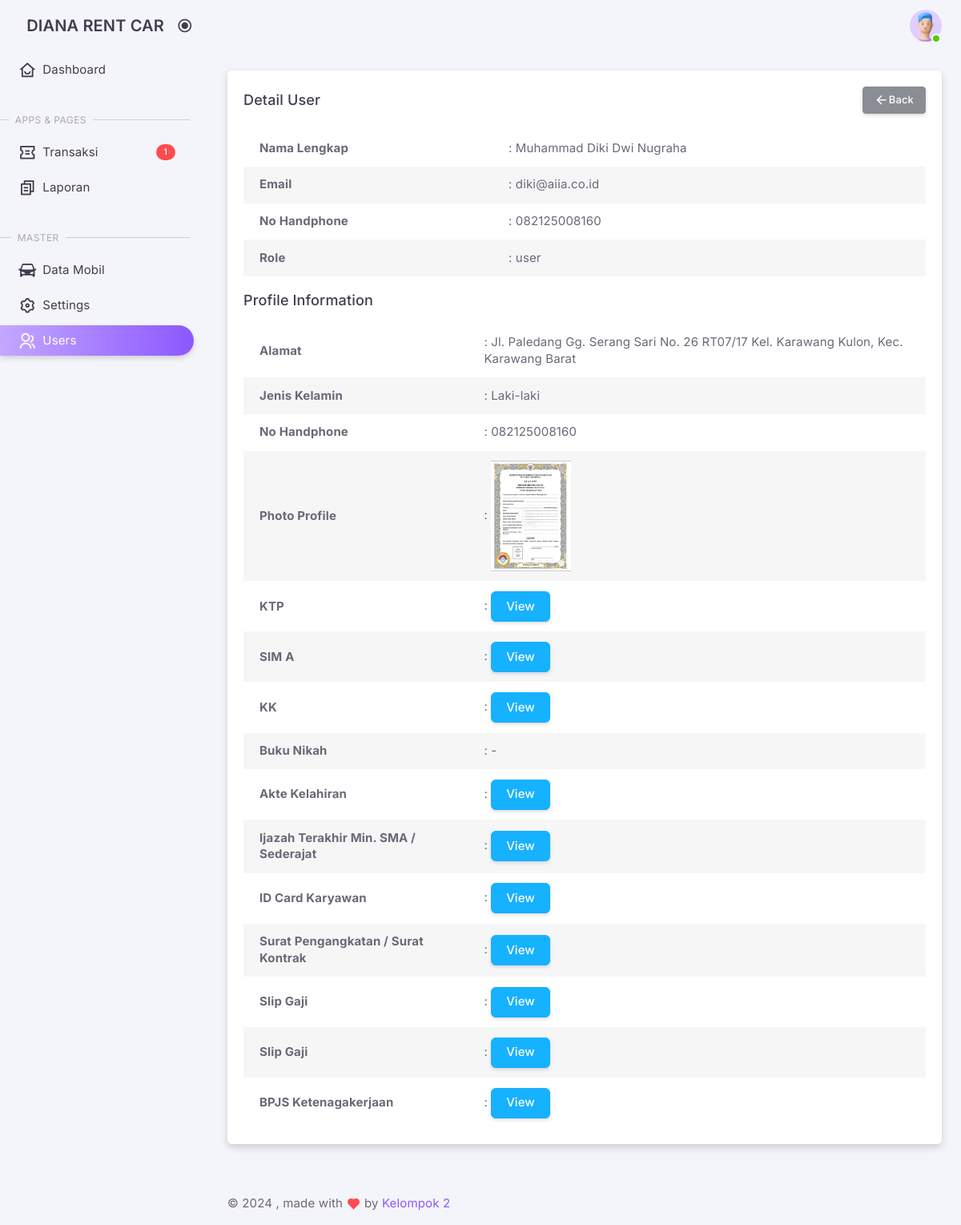
Page /admin/?views=user_detail&uuid=217b7f23-7013-433e-9d04-a3692547b282 (signed in) on the committed database.
### tables this page shows
CREATE TABLE IF NOT EXISTS `users` (
  `id` int NOT NULL AUTO_INCREMENT,
  `uuid` varchar(40) NOT NULL,
  `name` varchar(100) NOT NULL,
  `email` varchar(100) NOT NULL,
  `phone_number` varchar(15) DEFAULT NULL,
  `role` enum('admin','driver','user') NOT NULL DEFAULT 'user',
  `password` varchar(255) NOT NULL,
  `code` varchar(50) DEFAULT NULL,
  `is_verified` int DEFAULT NULL,
  `created_at` timestamp NULL DEFAULT CURRENT_TIMESTAMP,
  `updated_at` timestamp NULL DEFAULT CURRENT_TIMESTAMP ON UPDATE CURRENT_TIMESTAMP,
  PRIMARY KEY (`id`),
  UNIQUE KEY `email` (`email`),
  UNIQUE KEY `phone_number` (`phone_number`)
);

CREATE TABLE IF NOT EXISTS `tm_profiles` (
  `id` int NOT NULL AUTO_INCREMENT,
  `uuid` varchar(50) NOT NULL,
  `user_id` int NOT NULL,
  `address` text NOT NULL,
  `gender` varchar(255) NOT NULL,
  `photo_profile` varchar(255) NOT NULL,
  `ktp` varchar(255) NOT NULL,
  `sim` varchar(255) NOT NULL,
  `kk` varchar(255) NOT NULL,
  `buku_nikah` varchar(255) DEFAULT NULL,
  `akte` varchar(255) NOT NULL,
  `ijazah` varchar(255) NOT NULL,
  `id_card` varchar(255) DEFAULT NULL,
  `surat_keterangan` varchar(255) DEFAULT NULL,
  `slip_gaji` varchar(255) DEFAULT NULL,
  `bpjs` varchar(255) DEFAULT NULL,
  `created_at` timestamp NULL DEFAULT CURRENT_TIMESTAMP,
  `updated_at` timestamp NULL DEFAULT CURRENT_TIMESTAMP ON UPDATE CURRENT_TIMESTAMP,
  PRIMARY KEY (`id`),
  UNIQUE KEY `id` (`id`),
  KEY `fk_tm_profiles_user_id` (`user_id`),
  CONSTRAINT `fk_tm_profiles_user_id` FOREIGN KEY (`user_id`) REFERENCES `users` (`id`) ON DELETE CASCADE ON UPDATE CASCADE
);

### classes/User.php (called while the page is built, shortened)
<?php
class User
{
    private $conn;
    private $table = 'users';
    public function __construct()
    {
        $db = new Database();
        $this->conn = $db->connect();
    }
    public function detail($uuid)
    {
        $query = "SELECT * FROM " . $this->table . " WHERE uuid = ?";
        $stmt = $this->conn->prepare($query);
        $stmt->execute([$uuid]);
        return $stmt->fetch(PDO::FETCH_ASSOC);
    }
}

### classes/DatabaseExample.php (called while the page is built, shortened)
<?php
class Database
{
    private $host = 'localhost';
    private $db_name = 'dianarentcar';
    private $username = 'root';
    private $password = '';
    public function connect()
    {
        $this->conn = null;
        try {
            $this->conn = new PDO("mysql:host=" . $this->host . ";dbname=" . $this->db_name, $this->username, $this->password);
            $this->conn->setAttribute(PDO::ATTR_ERRMODE, PDO::ERRMODE_EXCEPTION);
        } catch (PDOException $e) {
            echo "Connection Error: " . $e->getMessage();
        }
        return $this->conn;
    }
}

### classes/Profile.php (called while the page is built, shortened)
<?php
class Profile
{
    private $conn;
    private $table = 'tm_profiles';
    public function __construct()
    {
        $db = new Database();
        $this->conn = $db->connect();
    }
    public function getByUserId($userId)
    {
        $query = "SELECT * FROM " . $this->table . " WHERE user_id = ?";
        $stmt = $this->conn->prepare($query);
        $stmt->execute([$userId]);
        return $stmt->fetch(PDO::FETCH_ASSOC);
    }
}

### admin/pages/user/detail.php (the view, shortened to what this page needs)
<?php
require_once '../classes/User.php';
require_once '../classes/Profile.php';
$getUser = new User();
$getProfile = new Profile();
$uuid = $_GET['uuid'];
$user = $getUser->detail($uuid);
$profile = $getProfile->getByUserId($user['id']);
?>
<div class="container-xxl flex-grow-1 container-p-y">
    <div class="row">
        <div class="col-xl">
            <div class="card mb-6">
                <div class="card-header d-flex justify-content-between align-items-center">
                    <h5 class="mb-0">Detail User</h5>
                    <small class="text-body float-end">
                        <a href="./index.php?views=user_list" class="btn btn-secondary btn-sm">
                            <i class="ri-arrow-left-line"></i> Back
                        </a>
                    </small>
                </div>
                <div class="card-body table-responsive">
                    <table class="table table-borderless table-striped table-hover" width="100">
                        <tbody>
                            <tr>
                                <td><b>Nama Lengkap</b></td>
                                <td>: <?php echo htmlspecialchars($user['name']); ?></td>
                            </tr>
                            <tr>
                                <td><b>Email</b></td>
                                <td>: <?php echo htmlspecialchars($user['email']); ?></td>
                            </tr>
                            <tr>
                                <td><b>No Handphone</b></td>
                                <td>: <?php echo htmlspecialchars($user['phone_number']); ?></td>
                            </tr>
                            <tr>
                                <td><b>Role</b></td>
                                <td>: <?php echo htmlspecialchars($user['role']); ?></td>
                            </tr>
                        </tbody>
                    </table>
                    <?php if ($profile): ?>
                        <h5 class="mt-4">Profile Information</h5>
                        <?php
                        function renderDocumentModal($type, $filePath)
                        {
                            if (empty($filePath)) {
                                echo "-";
                                return;
                            }
                            $fileName = htmlspecialchars($filePath);
                            $fileExtension = strtolower(pathinfo($fileName, PATHINFO_EXTENSION));
                            $modalId = $type . 'Modal';
                            if (in_array($fileExtension, ['jpg', 'jpeg', 'png', 'gif'])) {
                                echo "<button type='button' class='btn btn-info' data-bs-toggle='modal' data-bs-target='#{$modalId}'>View</button>";
                            } else {
                                echo "<p>Unsupported file type.</p>";
                            }
                        }
                        ?>
                        <table class="table table-borderless table-striped table-hover" width="100">
                            <tbody>
                                <tr>
                                    <td><b>Alamat</b></td>
                                    <td>: <?php echo htmlspecialchars($profile['address']); ?></td>
                                </tr>
                                <tr>
                                    <td><b>Jenis Kelamin</b></td>
                                    <td>: <?php echo htmlspecialchars($profile['gender']); ?></td>
                                </tr>
                                <tr>
                                    <td><b>No Handphone</b></td>
                                    <td>: <?php echo htmlspecialchars($user['phone_number']); ?></td>
                                </tr>
                                <tr>
                                    <td><b>Photo Profile</b></td>
                                    <td>: <img src="../assets/uploads/photo_profile/<?php echo htmlspecialchars($profile['photo_profile']); ?>" alt="Profile Photo" width="100"></td>
                                </tr>
                                <tr>
                                    <td><b>KTP</b></td>
                                    <td>: <?php renderDocumentModal('ktp', $profile['ktp']); ?></td>
                                </tr>
                                <tr>
                                    <td><b>SIM A</b></td>
                                    <td>: <?php renderDocumentModal('sim', $profile['sim']); ?></td>
                                </tr>
                                <tr>
                                    <td><b>KK</b></td>
                                    <td>: <?php renderDocumentModal('kk', $profile['kk']); ?></td>
                                </tr>
                                <tr>
                                    <td><b>Buku Nikah</b></td>
                                    <td>: <?php renderDocumentModal('buku_nikah', $profile['buku_nikah']); ?></td>
                                </tr>
                                <tr>
                                    <td><b>Akte Kelahiran</b></td>
                                    <td>: <?php renderDocumentModal('akte', $profile['akte']); ?></td>
                                </tr>
                                <tr>
                                    <td><b>Ijazah Terakhir Min. SMA / Sederajat</b></td>
                                    <td>: <?php renderDocumentModal('ijazah', $profile['ijazah']); ?></td>
                                </tr>
                                <tr>
                                    <td><b>ID Card Karyawan</b></td>
                                    <td>: <?php renderDocumentModal('id_card', $profile['id_card']); ?></td>
                                </tr>
                                <tr>
                                    <td><b>Surat Pengangkatan / Surat Kontrak</b></td>
                                    <td>: <?php renderDocumentModal('id_card', $profile['id_card']); ?></td>
                                </tr>
                                <tr>
                                    <td><b>Slip Gaji</b></td>
                                    <td>: <?php renderDocumentModal('slip_gaji', $profile['slip_gaji']); ?></td>
                                </tr>
                                <tr>
                                    <td><b>Slip Gaji</b></td>
                                    <td>: <?php renderDocumentModal('slip_gaji', $profile['slip_gaji']); ?></td>
                                </tr>
                                <tr>
                                    <td><b>BPJS Ketenagakerjaan</b></td>
                                    <td>: <?php renderDocumentModal('bpjs', $profile['bpjs']); ?></td>
                                </tr>
                            </tbody>
                        </table>
                    <?php else: ?>
                        <p>No profile information available.</p>
                    <?php endif; ?>
                </div>
            </div>
        </div>
    </div>
</div>

### rows in the picture
users: name "Muhammad Diki Dwi Nugraha", email "diki@aiia.co.id", phone_number "082125008160", role "user"
tm_profiles: address "Jl. Paledang Gg. Serang Sari No. 26 RT07/17 Kel. Karawang Kulon, Kec. Karawang Barat", gender "Laki-laki", photo_profile (picture)

### other values in the picture
$totalBookings "1"
